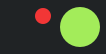
     <widget class="QFrame" name="notif_2">
      <property name="geometry">
       <rect>
        <x>550</x>
        <y>20</y>
        <width>106</width>
        <height>54</height>
       </rect>
      </property>
      <property name="maximumSize">
       <size>
        <width>966</width>
        <height>54</height>
       </size>
      </property>
      <property name="styleSheet">
       <string notr="true">background-color: #202325;
border-radius: 27px;</string>
      </property>
      <property name="frameShape">
       <enum>QFrame::StyledPanel</enum>
      </property>
      <property name="frameShadow">
       <enum>QFrame::Raised</enum>
      </property>
      <widget class="QFrame" name="photoUser_7">
       <property name="geometry">
        <rect>
         <x>60</x>
         <y>7</y>
         <width>40</width>
         <height>40</height>
        </rect>
       </property>
       <property name="maximumSize">
        <size>
         <width>966</width>
         <height>54</height>
        </size>
       </property>
       <property name="styleSheet">
        <string notr="true">background-color: #A3EC5A;
border-radius: 20px</string>
       </property>
       <property name="frameShape">
        <enum>QFrame::StyledPanel</enum>
       </property>
       <property name="frameShadow">
        <enum>QFrame::Raised</enum>
       </property>
       <widget class="QLabel" name="label_21">
        <property name="geometry">
         <rect>
          <x>7</x>
          <y>7</y>
          <width>25</width>
          <height>25</height>
         </rect>
        </property>
        <property name="text">
         <string/>
        </property>
        <property name="pixmap">
         <pixmap resource="VEDA1.qrc">:/icons/icons/user.png</pixmap>
        </property>
        <property name="scaledContents">
         <bool>true</bool>
        </property>
       </widget>
      </widget>
      <widget class="QLabel" name="label_26">
       <property name="geometry">
        <rect>
         <x>15</x>
         <y>7</y>
         <width>35</width>
         <height>38</height>
        </rect>
       </property>
       <property name="text">
        <string/>
       </property>
       <property name="pixmap">
        <pixmap resource="VEDA1.qrc">:/icons/icons/noti.png</pixmap>
       </property>
       <property name="scaledContents">
        <bool>true</bool>
       </property>
      </widget>
      <widget class="QFrame" name="notiLamp_2">
       <property name="geometry">
        <rect>
         <x>35</x>
         <y>8</y>
         <width>16</width>
         <height>16</height>
        </rect>
       </property>
       <property name="maximumSize">
        <size>
         <width>966</width>
         <height>54</height>
        </size>
       </property>
       <property name="styleSheet">
        <string notr="true">background-color: #F23636;
border-radius: 8px</string>
       </property>
       <property name="frameShape">
        <enum>QFrame::StyledPanel</enum>
       </property>
       <property name="frameShadow">
        <enum>QFrame::Raised</enum>
       </property>
      </widget>
     </widget>
